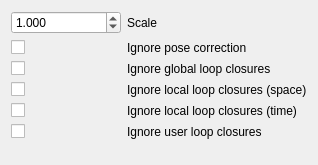
       <widget class="QWidget" name="page_3">
        <property name="geometry">
         <rect>
          <x>0</x>
          <y>0</y>
          <width>318</width>
          <height>165</height>
         </rect>
        </property>
        <attribute name="label">
         <string>Graph optimization</string>
        </attribute>
        <layout class="QGridLayout" name="gridLayout_7" columnstretch="0,0,0">
         <item row="2" column="0">
          <widget class="QCheckBox" name="checkBox_ignoreGlobalLoop">
           <property name="text">
            <string/>
           </property>
           <property name="checked">
            <bool>false</bool>
           </property>
          </widget>
         </item>
         <item row="4" column="2">
          <widget class="QLabel" name="label_49">
           <property name="text">
            <string>Ignore local loop closures (time)</string>
           </property>
          </widget>
         </item>
         <item row="3" column="0">
          <widget class="QCheckBox" name="checkBox_ignoreLocalLoopSpace">
           <property name="text">
            <string/>
           </property>
           <property name="checked">
            <bool>false</bool>
           </property>
          </widget>
         </item>
         <item row="2" column="2">
          <widget class="QLabel" name="label_48">
           <property name="text">
            <string>Ignore global loop closures</string>
           </property>
          </widget>
         </item>
         <item row="1" column="2">
          <widget class="QLabel" name="label_35">
           <property name="text">
            <string>Ignore pose correction</string>
           </property>
          </widget>
         </item>
         <item row="1" column="0">
          <widget class="QCheckBox" name="checkBox_ignorePoseCorrection">
           <property name="text">
            <string/>
           </property>
           <property name="checked">
            <bool>false</bool>
           </property>
          </widget>
         </item>
         <item row="4" column="0">
          <widget class="QCheckBox" name="checkBox_ignoreLocalLoopTime">
           <property name="text">
            <string/>
           </property>
           <property name="checked">
            <bool>false</bool>
           </property>
          </widget>
         </item>
         <item row="6" column="0">
          <spacer name="verticalSpacer_3">
           <property name="orientation">
            <enum>Qt::Vertical</enum>
           </property>
           <property name="sizeHint" stdset="0">
            <size>
             <width>0</width>
             <height>40</height>
            </size>
           </property>
          </spacer>
         </item>
         <item row="5" column="0">
          <widget class="QCheckBox" name="checkBox_ignoreUserLoop">
           <property name="text">
            <string/>
           </property>
           <property name="checked">
            <bool>false</bool>
           </property>
          </widget>
         </item>
         <item row="5" column="2">
          <widget class="QLabel" name="label_50">
           <property name="text">
            <string>Ignore user loop closures</string>
           </property>
          </widget>
         </item>
         <item row="3" column="2">
          <widget class="QLabel" name="label_47">
           <property name="text">
            <string>Ignore local loop closures (space)</string>
           </property>
          </widget>
         </item>
         <item row="0" column="2">
          <widget class="QLabel" name="label_scale_title">
           <property name="text">
            <string>Scale</string>
           </property>
          </widget>
         </item>
         <item row="0" column="0">
          <widget class="QDoubleSpinBox" name="doubleSpinBox_optimizationScale">
           <property name="decimals">
            <number>3</number>
           </property>
           <property name="minimum">
            <double>0.100000000000000</double>
           </property>
           <property name="maximum">
            <double>9.900000000000000</double>
           </property>
           <property name="singleStep">
            <double>0.001000000000000</double>
           </property>
           <property name="value">
            <double>1.000000000000000</double>
           </property>
          </widget>
         </item>
        </layout>
       </widget>
